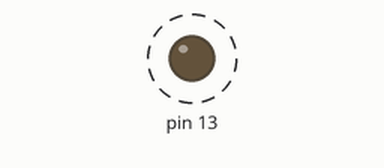
Simulated run of this sketch. Board: Arduino Uno, built with avr-gcc and run on an emulated ATmega328P. On the bench: output pins drawn as LEDs (lit = HIGH). Dashed ring = blinking. Sleep ends after the set time or at an interrupt; what the sketch prints to the serial monitor is not drawn.

Above: at 0.02 s.
Timing chart, 0 to 3.0 s (numbered marks = the images above):
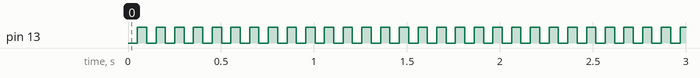

The sketch:

sched-with-interrupt.ino
```cpp
#include "Scheduler.h"
#include "BlinkTask.h"
#include "PrintTask.h"

Scheduler sched;

void setup(){

  sched.init(500);

  Task* t0 = new BlinkTask(13);
  t0->init(500);

  Task* t1 = new PrintTask();
  t1->init(1000);

  sched.addTask(t0);
  sched.addTask(t1);

}

void loop(){
  sched.run();
}
```

BlinkTask.cpp
```cpp
#include "BlinkTask.h"

BlinkTask::BlinkTask(int pin){
  this->pin = pin;
}

void BlinkTask::init(int period){
  Task::init(period);
  led = new Led(pin);
  state = OFF;
}

void BlinkTask::tick(){
  switch (state){
    case OFF:
      led->switchOn();
      state = ON;
      break;
    case ON:
      led->switchOff();
      state = OFF;
      break;
  }
}
```

BlinkTask.h
```cpp
#ifndef __BLINKTASK__
#define __BLINKTASK__

#include "Task.h"
#include "Led.h"

class BlinkTask: public Task {

  int pin;
  Light* led;
  enum { ON, OFF} state;

public:

  BlinkTask(int pin);
  void init(int period);
  void tick();
};

#endif
```

Led.cpp
```cpp
#include "Led.h"
#include "Arduino.h"

Led::Led(int pin){
  this->pin = pin;
  pinMode(pin,OUTPUT);
}

void Led::switchOn(){
  digitalWrite(pin,HIGH);
}

void Led::switchOff(){
  digitalWrite(pin,LOW);
};
```

Led.h
```cpp
#ifndef __LED__
#define __LED__

#include "Light.h"

class Led: public Light {
public:
  Led(int pin);
  void switchOn();
  void switchOff();
private:
  int pin;
};

#endif
```

Light.h
```cpp
#ifndef __LIGHT__
#define __LIGHT__

class Light {
public:
  virtual void switchOn() = 0;
  virtual void switchOff() = 0;
};

#endif
```

PrintTask.cpp
```cpp
#include "PrintTask.h"
#include "Arduino.h"

PrintTask::PrintTask(){
}

void PrintTask::init(int period){
  Task::init(period);
  count = 0;
}

void PrintTask::tick(){
  count++;
  // if (count % 10 == 0){
    Serial.println("fire " + String(count) + " millis: " + String(millis()));
  // }
}
```

PrintTask.h
```cpp
#ifndef __PRINTTASK__
#define __PRINTTASK__

#include "Task.h"

class PrintTask: public Task {

int count;

public:

  PrintTask();
  void init(int period);
  void tick();
};

#endif
```

Runnable.h
```cpp
#ifndef __RUNNABLE__
#define __RUNNABLE__

class Runnable {

  virtual void run() = 0;

};

#endif
```

Scheduler.cpp
```cpp
#include "Scheduler.h"
#include "Arduino.h"
#include <avr/sleep.h>
#include <avr/power.h>

void Scheduler::init(int basePeriod){
  this->basePeriod = basePeriod;
  timer = new Timer();
  timer->setupPeriod(basePeriod);
  nTasks = 0;
  Serial.begin(9600);
}

bool Scheduler::addTask(Task* task){
  if (nTasks < MAX_TASKS-1){
    taskList[nTasks] = task;
    nTasks++;
    return true;
  } else {
    return false;
  }
}

/*
 * Enter sleep mode, with Timer 1 active
 */

void Scheduler::sleep(){
  delay(50); /* fix needed to make it work */

  set_sleep_mode(SLEEP_MODE_IDLE);
  sleep_enable();

  /* Disable all of the unused peripherals. This will reduce power
   * consumption further and, more importantly, some of these
   * peripherals may generate interrupts that will wake our Arduino from
   * sleep!
   */
  power_adc_disable();
  power_spi_disable();
  power_timer0_disable();
  power_timer2_disable();
  power_twi_disable();
  /* Now enter sleep mode. */
  sleep_mode();
  /* The program will continue from here after the timer timeout*/
  sleep_disable(); /* First thing to do is disable sleep. */
  /* Re-enable the peripherals. */
  power_all_enable();
}

void Scheduler::run(){
  // Serial.println("BEFORE");
  sleep();
  Serial.println("READY");
  /** The program will continue from here. **/
  for (int i = 0; i < nTasks; i++){
    if (taskList[i]->updateAndCheckTime(basePeriod)){
      taskList[i]->tick();
    }
  }
}
```

Scheduler.h
```cpp
#ifndef __SCHEDULER__
#define __SCHEDULER__

#include "Timer.h"
#include "Task.h"
#include "Runnable.h"

#define MAX_TASKS 10

class Scheduler: public Runnable {

  int basePeriod;
  int nTasks;
  Task* taskList[MAX_TASKS];
  Timer* timer;

public:
  void init(int basePeriod);
  virtual bool addTask(Task* task);
  virtual void run();
private:
  void sleep();
};

#endif
```

Task.h
```cpp
#ifndef __TASK__
#define __TASK__

class Task {
  int myPeriod;
  int timeElapsed;

public:
  virtual void init(int period){
    myPeriod = period;
    timeElapsed = 0;
  }

  virtual void tick() = 0;

  bool updateAndCheckTime(int basePeriod){
    timeElapsed += basePeriod;
    if (timeElapsed >= myPeriod){
      timeElapsed = 0;
      return true;
    } else {
      return false;
    }
  }

};

#endif
```

Timer.cpp
```cpp
#include "Timer.h"
#include "Arduino.h"

volatile bool timerFlag;

ISR(TIMER1_COMPA_vect){
  timerFlag = true;
}

Timer::Timer(){
  timerFlag = false;
}

/* period in ms */
void Timer::setupPeriod(int period){

  // disabling interrupt
  cli();

  TCCR1A = 0; // set entire TCCR1A register to 0
  TCCR1B = 0; // same for TCCR1B
  TCNT1  = 0; //initialize counter value to 0

  /*
   * set compare match register
   *
   * OCR1A = (16*2^20) / (100*PRESCALER) - 1 (must be < 65536)
   *
   * assuming a prescaler = 1024 => OCR1A = (16*2^10)* period/1000 (being in ms)
   */
  OCR1A = 16.384*period;
  // turn on CTC mode
  TCCR1B |= (1 << WGM12);
  // Set CS11 for 8 prescaler
  TCCR1B |= (1 << CS12) | (1 << CS10);
  // enable timer compare interrupt
  TIMSK1 |= (1 << OCIE1A);

  // enabling interrupt
  sei();

}

void Timer::waitForNextTick(){
  /* wait for timer signal */
  while (!timerFlag){}
  timerFlag = false;

}
```

Timer.h
```cpp
#ifndef __TIMER__
#define __TIMER__

class Timer {

public:
  Timer();
  /* period in ms */
  void setupPeriod(int period);
  void waitForNextTick();

};


#endif
```

Measured:
- by itself, pin 13: alternates HIGH for 0.05 s and LOW for 0.05 s
